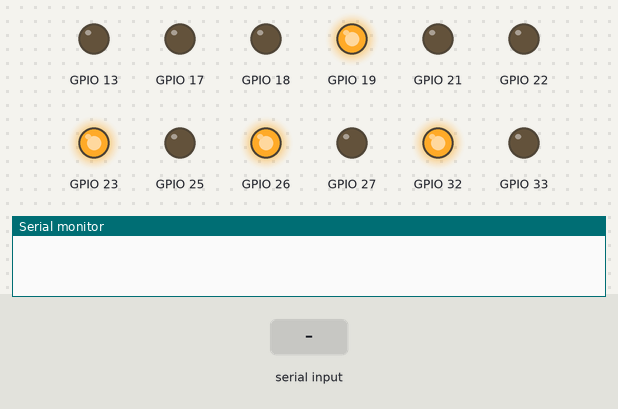
The sketch below on a simulated ESP32. On the bench: output pins drawn as LEDs (lit = HIGH), the last lines printed to the serial monitor. The test bench sets the inputs (shaded band).

Above: at 0.1 s.
At 2.2 s:
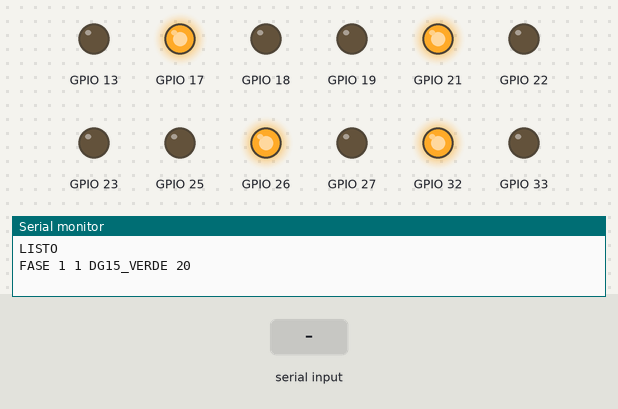
2.3 s: "CRA23 1\n" received over Serial
3.8 s: "DG15 1\n" received over Serial
5.3 s: "CRA23\n" received over Serial
At 21.9 s:
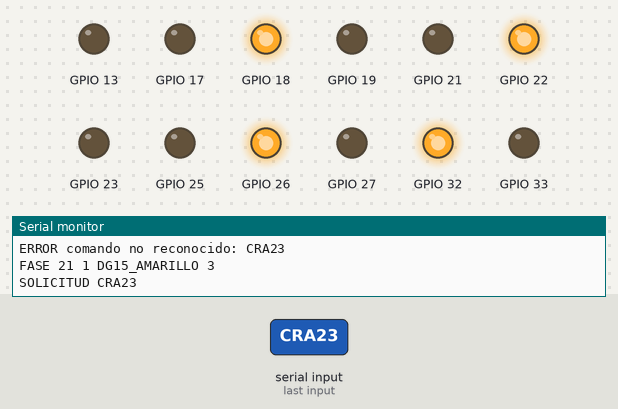
Timing chart, 0 to 45.5 s (numbered marks = the images above; inputs shaded):
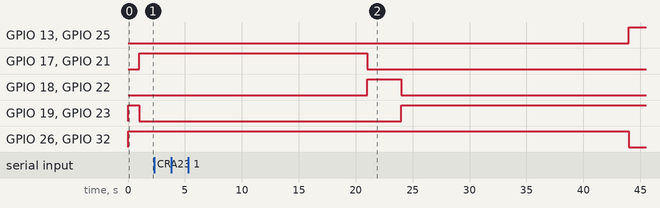

The sketch:

semaforo_serial.ino
```cpp
// Paso 10.3 - Semáforo controlado desde Python por el puerto serie (USB).
//
// Idea: el ESP32 mantiene la estructura del ciclo (verde -> amarillo -> todo rojo -> otro eje) y la SEGURIDAD.
// Python solo decide CUÁNTO dura el próximo verde de cada eje (la misma acción que elige el agente en SUMO).
//
// Protocolo (una línea de texto por mensaje, terminada en '\n'):
//   ESP32 -> PC  "LISTO"                              al arrancar
//   ESP32 -> PC  "FASE <t_s> <ciclo> <nombre> <s>"    cada cambio de fase
//   ESP32 -> PC  "SOLICITUD <EJE>"                    pide el verde del próximo eje (al empezar el amarillo del otro)
//   PC -> ESP32  "VERDE <EJE> <s>"                    EJE = CRA23 o DG15
//   ESP32 -> PC  "OK VERDE <EJE> <s>"                 aceptado tal cual
//   ESP32 -> PC  "AJUSTADO VERDE <EJE> <pedido> <aplicado>"   recortado a los límites de seguridad
//   ESP32 -> PC  "SIN_RESPUESTA <EJE> <s>"           no llegó orden a tiempo: usa el plan real
//   ESP32 -> PC  "ERROR <texto>"                      comando no reconocido
//
// Límites (copiados de config/controlador.yaml, perfil "seguridad"). Están en el ESP32 a propósito:
// aunque Python falle o mande algo absurdo, el semáforo físico no los puede violar.
// Placa: "ESP32 Dev Module". 115200 baudios.

struct Semaforo {
  int pinRojo;
  int pinAmarillo;
  int pinVerde;
};

Semaforo s1 = {32, 33, 25};  // Cra 23 sur
Semaforo s2 = {26, 27, 13};  // Cra 23 norte
Semaforo s3 = {23, 22, 21};  // Dg 15 oeste
Semaforo s4 = {19, 18, 17};  // Dg 15 este

enum Eje { CRA23 = 0, DG15 = 1 };
const char* NOMBRE_EJE[] = {"CRA23", "DG15"};

// ---------- Límites de seguridad (s) ----------
const int VERDE_MIN_S[] = {20, 15};
const int VERDE_MAX_S[] = {70, 25};
const int AMARILLO_S = 3;
const int TODO_ROJO_S[] = {0, 20};      // todo rojo DESPUÉS del verde de cada eje
const int VERDE_PLAN_S[] = {55, 20};    // plan real: se usa si Python no responde

enum Color { ROJO, AMARILLO, VERDE };

enum TipoFase { F_VERDE, F_AMARILLO, F_TODO_ROJO };

struct Fase {
  const char* nombre;
  Eje eje;          // eje al que pertenece la fase
  TipoFase tipo;
};

// Ciclo: arranca con la Dg 15 (eje_inicial).
Fase fases[] = {
  {"DG15_VERDE",         DG15,  F_VERDE},
  {"DG15_AMARILLO",      DG15,  F_AMARILLO},
  {"TODO_ROJO_PEATONES", DG15,  F_TODO_ROJO},
  {"CRA23_VERDE",        CRA23, F_VERDE},
  {"CRA23_AMARILLO",     CRA23, F_AMARILLO},
  {"TODO_ROJO",          CRA23, F_TODO_ROJO},
};
const int NUM_FASES = sizeof(fases) / sizeof(fases[0]);

int faseActual = 0;
int duracionFaseActualS = 0;
unsigned long inicioFaseMs = 0;
unsigned long numeroCiclo = 1;
int verdePendienteS[] = {-1, -1};   // -1 = Python todavía no decidió el próximo verde de ese eje

String bufferEntrada = "";

// ---------- LEDs ----------
void ponerColor(const Semaforo& s, Color color) {
  digitalWrite(s.pinRojo,     color == ROJO     ? HIGH : LOW);
  digitalWrite(s.pinAmarillo, color == AMARILLO ? HIGH : LOW);
  digitalWrite(s.pinVerde,    color == VERDE    ? HIGH : LOW);
}

void mostrar(Color colorCra23, Color colorDg15) {
  // Regla de seguridad: nunca paso (verde o amarillo) en los dos ejes a la vez.
  if (colorCra23 != ROJO && colorDg15 != ROJO) {
    colorCra23 = ROJO;
    colorDg15 = ROJO;
    Serial.println("ERROR combinacion insegura bloqueada, todo rojo");
  }
  // Primero se pone en rojo lo que pierde el paso, luego se da el paso.
  if (colorCra23 == ROJO) { ponerColor(s1, ROJO); ponerColor(s2, ROJO); }
  if (colorDg15 == ROJO)  { ponerColor(s3, ROJO); ponerColor(s4, ROJO); }
  ponerColor(s1, colorCra23);
  ponerColor(s2, colorCra23);
  ponerColor(s3, colorDg15);
  ponerColor(s4, colorDg15);
}

// ---------- Fases ----------
int duracionDeFase(int indice) {
  const Fase& fase = fases[indice];
  if (fase.tipo == F_AMARILLO) return AMARILLO_S;
  if (fase.tipo == F_TODO_ROJO) return TODO_ROJO_S[fase.eje];
  // Verde: lo que haya decidido Python, o el plan real si no respondió.
  int verde = verdePendienteS[fase.eje];
  if (verde < 0) {
    verde = VERDE_PLAN_S[fase.eje];
    Serial.print("SIN_RESPUESTA ");
    Serial.print(NOMBRE_EJE[fase.eje]);
    Serial.print(" ");
    Serial.println(verde);
  }
  verdePendienteS[fase.eje] = -1;   // la decisión se consume: el próximo verde necesita una nueva
  return verde;
}

void aplicarFase(int indice) {
  const Fase& fase = fases[indice];
  duracionFaseActualS = duracionDeFase(indice);

  Color colorEje = (fase.tipo == F_VERDE) ? VERDE : (fase.tipo == F_AMARILLO ? AMARILLO : ROJO);
  if (fase.eje == CRA23) mostrar(colorEje, ROJO);
  else                   mostrar(ROJO, colorEje);

  Serial.print("FASE ");
  Serial.print(millis() / 1000);
  Serial.print(" ");
  Serial.print(numeroCiclo);
  Serial.print(" ");
  Serial.print(fase.nombre);
  Serial.print(" ");
  Serial.println(duracionFaseActualS);

  // Al empezar el amarillo de un eje se le pide a Python el verde del otro eje.
  if (fase.tipo == F_AMARILLO) {
    Eje siguiente = (fase.eje == CRA23) ? DG15 : CRA23;
    Serial.print("SOLICITUD ");
    Serial.println(NOMBRE_EJE[siguiente]);
  }
  inicioFaseMs = millis();
}

void avanzarFase() {
  do {
    faseActual = (faseActual + 1) % NUM_FASES;
    if (faseActual == 0) numeroCiclo++;
  } while (fases[faseActual].tipo == F_TODO_ROJO && TODO_ROJO_S[fases[faseActual].eje] == 0);
  aplicarFase(faseActual);
}

// ---------- Comandos desde Python ----------
void procesarComando(String linea) {
  linea.trim();
  if (linea.length() == 0) return;

  // Formato esperado: VERDE <EJE> <s>
  int espacio1 = linea.indexOf(' ');
  int espacio2 = linea.indexOf(' ', espacio1 + 1);
  if (espacio1 < 0 || espacio2 < 0 || linea.substring(0, espacio1) != "VERDE") {
    Serial.print("ERROR comando no reconocido: ");
    Serial.println(linea);
    return;
  }
  String textoEje = linea.substring(espacio1 + 1, espacio2);
  String textoSegundos = linea.substring(espacio2 + 1);

  int eje;
  if (textoEje == "CRA23") eje = CRA23;
  else if (textoEje == "DG15") eje = DG15;
  else {
    Serial.print("ERROR eje desconocido: ");
    Serial.println(textoEje);
    return;
  }

  for (unsigned int i = 0; i < textoSegundos.length(); i++) {
    if (!isDigit(textoSegundos[i])) {
      Serial.print("ERROR segundos no validos: ");
      Serial.println(textoSegundos);
      return;
    }
  }
  int pedido = textoSegundos.toInt();
  int aplicado = constrain(pedido, VERDE_MIN_S[eje], VERDE_MAX_S[eje]);
  verdePendienteS[eje] = aplicado;

  if (aplicado == pedido) {
    Serial.print("OK VERDE ");
    Serial.print(NOMBRE_EJE[eje]);
    Serial.print(" ");
    Serial.println(aplicado);
  } else {
    Serial.print("AJUSTADO VERDE ");
    Serial.print(NOMBRE_EJE[eje]);
    Serial.print(" ");
    Serial.print(pedido);
    Serial.print(" ");
    Serial.println(aplicado);
  }
}

void leerSerie() {
  while (Serial.available() > 0) {
    char c = Serial.read();
    if (c == '\n') {
      procesarComando(bufferEntrada);
      bufferEntrada = "";
    } else if (bufferEntrada.length() < 60) {
      bufferEntrada += c;
    }
  }
}

void configurarPines(const Semaforo& s) {
  pinMode(s.pinRojo, OUTPUT);
  pinMode(s.pinAmarillo, OUTPUT);
  pinMode(s.pinVerde, OUTPUT);
}

void setup() {
  Serial.begin(115200);
  configurarPines(s1);
  configurarPines(s2);
  configurarPines(s3);
  configurarPines(s4);
  mostrar(ROJO, ROJO);
  delay(1000);
  Serial.println();
  Serial.println("LISTO");
  // El primer verde (Dg 15) usa el plan real: todavía no hubo solicitud.
  verdePendienteS[DG15] = VERDE_PLAN_S[DG15];
  faseActual = 0;
  aplicarFase(faseActual);
}

void loop() {
  leerSerie();
  if (millis() - inicioFaseMs >= (unsigned long)duracionFaseActualS * 1000UL) {
    avanzarFase();
  }
}
```
